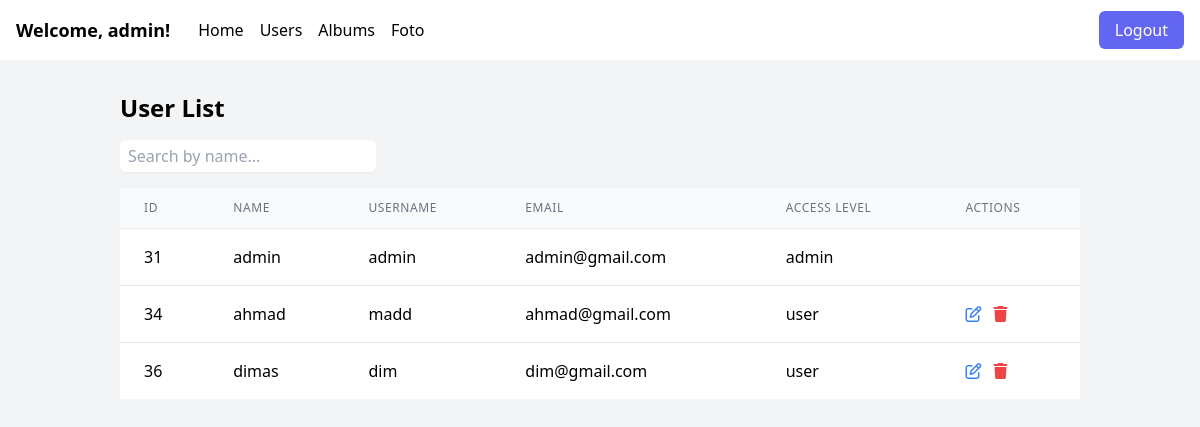
The app's page /data_pengguna.php (signed in) with its own data.
### tables this page shows
CREATE TABLE `users` (
  `user_id` int(11) NOT NULL,
  `name` varchar(50) NOT NULL,
  `password` varchar(255) NOT NULL,
  `username` varchar(50) NOT NULL,
  `email` varchar(100) NOT NULL,
  `created_at` timestamp NOT NULL DEFAULT current_timestamp() ON UPDATE current_timestamp(),
  `access_level` enum('user','admin') DEFAULT 'user'
);

### data_pengguna.php (the view, shortened to what this page needs)
<?php
require_once('koneksi.php');
$currentAdminUsername = $_SESSION['username'];
$query_users = "SELECT * FROM users";
$result_users = mysqli_query($conn, $query_users);
$users = [];
while ($row = mysqli_fetch_assoc($result_users)) {
    $users[] = $row;
}
?>
<!DOCTYPE html>
<html lang="en">
<head>
    <link href="https://cdn.jsdelivr.net/npm/tailwindcss@2.2.19/dist/tailwind.min.css" rel="stylesheet">
    <link rel="stylesheet" href="./css/fontawesome.min.css">
    <link rel="stylesheet" href="./css/all.min.css">
</head>
<body class="bg-gray-100">
    <?php  include 'navbar_admin.php';  ?>
    <div class="container mx-auto p-8 ">
        <h2 class="text-2xl font-bold mb-4">User List</h2>
        <form class="mb-4">
            <input id="searchInput" type="text" placeholder="Search by name..." class="w-48 sm:w-64 px-2 py-1 rounded-md border-gray-300 shadow-sm focus:border-indigo-300 focus:ring focus:ring-indigo-200 focus:ring-opacity-50">
        </form>
        <table class="min-w-full divide-y divide-gray-200">
            <thead class="bg-gray-50">
                <tr>
                    <th scope="col" class="px-6 py-3 text-left text-xs font-medium text-gray-500 uppercase tracking-wider">ID</th>
                    <th scope="col" class="px-6 py-3 text-left text-xs font-medium text-gray-500 uppercase tracking-wider">Name</th>
                    <th scope="col" class="px-6 py-3 text-left text-xs font-medium text-gray-500 uppercase tracking-wider">Username</th>
                    <th scope="col" class="px-6 py-3 text-left text-xs font-medium text-gray-500 uppercase tracking-wider">Email</th>
                    <th scope="col" class="px-6 py-3 text-left text-xs font-medium text-gray-500 uppercase tracking-wider">Access Level</th>
                    <th scope="col" class="px-6 py-3 text-left text-xs font-medium text-gray-500 uppercase tracking-wider">Actions</th>
                </tr>
            </thead>
            <tbody id="userTableBody" class="bg-white divide-y divide-gray-200">
                <?php foreach ($users as $user) : ?>
                    <tr class="userDataRow">
                        <td class="px-6 py-4 whitespace-nowrap"><?php echo $user['user_id']; ?></td>
                        <td class="px-6 py-4 whitespace-nowrap"><?php echo $user['name']; ?></td>
                        <td class="px-6 py-4 whitespace-nowrap"><?php echo $user['username']; ?></td>
                        <td class="px-6 py-4 whitespace-nowrap"><?php echo $user['email']; ?></td>
                        <td class="px-6 py-4 whitespace-nowrap"><?php echo $user['access_level']; ?></td>
                        <td class="px-6 py-4 whitespace-nowrap">
                            <form method="POST">
                                <?php if ($user['username'] !== $currentAdminUsername) : ?>
                                    <button type="submit" name="action" value="edit" class="text-blue-500 hover:text-blue-700 mr-2">
                                        <i class="fa-regular fa-pen-to-square"></i>
                                    </button>
                                    <button type="submit" name="action" value="delete" class="text-red-500 hover:text-red-700" onclick="return confirm('Are you sure you want to delete this user?');">
                                        <i class="fa-sharp fa-solid fa-trash"></i>
                                    </button>
                                <?php endif; ?>
                            </form>
                        </td>
                    </tr>
                <?php endforeach; ?>
            </tbody>
        </table>
    </div>
</body>
</html>

### records on screen
users: user_id "31", name "admin", username "admin", email "admin@gmail.com", access_level "admin"
users: user_id "34", name "ahmad", username "madd", email "ahmad@gmail.com", access_level "user"
users: user_id "36", name "dimas", username "dim", email "dim@gmail.com", access_level "user"

### other values on screen
$_SESSION['username'] "admin"
